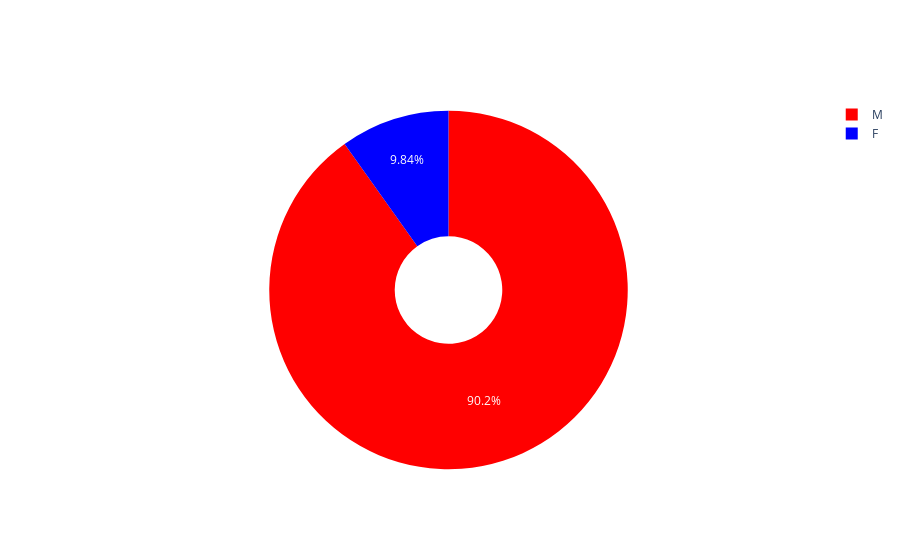

Notebook code cell kept with this figure:
### Code cell
import plotly.graph_objects as go
import plotly.express as px
colors = ['red','blue']

labels = [x for x in df.Sex.value_counts().index]
values = df[df['HeartDisease'] == 1]['Sex'].value_counts()

# Use `hole` to create a donut-like pie chart
fig = go.Figure(data=[go.Pie(labels=labels, values=values, hole=.3,pull=[0, 0, 0.06, 0])])
fig.update_traces(marker=dict(colors=colors))
fig.show()

### Figure 1 — Plotly figure (JSON) as saved in the notebook; plotly's stock layout.template omitted (floating-point values rounded to 4 significant figures)
{"data": [{"hole": 0.3, "labels": ["M", "F"], "marker": {"colors": ["red", "blue"]}, "pull": [0, 0, 0.06, 0], "type": "pie", "values": [458, 50]}], "layout": {}}
